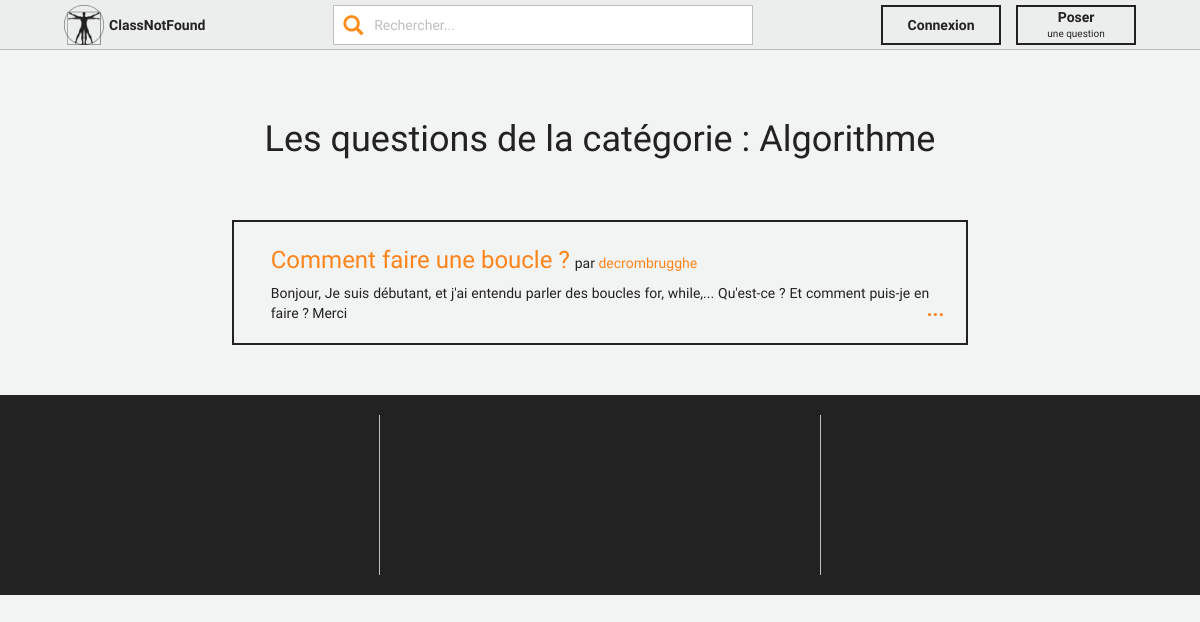
/category/algorithme, run on the app's committed database.
### tables this page shows
CREATE TABLE `categories` (
  `category_id` int(11) NOT NULL,
  `name` varchar(255) NOT NULL,
  `link_referer` varchar(255) DEFAULT NULL
);

CREATE TABLE `questions` (
  `question_id` int(11) NOT NULL,
  `title` varchar(255) NOT NULL,
  `category_id` int(11) NOT NULL,
  `subject` varchar(255) NOT NULL,
  `creation_date` datetime NOT NULL,
  `state` char(1) NOT NULL DEFAULT 'o' COMMENT '{‘o’, ’s’, ‘d’}',
  `user_id` int(11) NOT NULL,
  `referer_question_id` int(11) DEFAULT NULL,
  `correct_answer_id` int(11) DEFAULT NULL
);

CREATE TABLE `users` (
  `user_id` int(11) NOT NULL,
  `name` varchar(255) NOT NULL,
  `firstname` varchar(255) NOT NULL,
  `username` varchar(255) NOT NULL,
  `email` varchar(255) NOT NULL,
  `passwd` varchar(255) NOT NULL,
  `isLocked` tinyint(4) NOT NULL DEFAULT '0' COMMENT '{0, 1}',
  `isAdmin` tinyint(4) NOT NULL DEFAULT '0' COMMENT '{0, 1}'
);

### models/classes/Db.class.php (called while the page is built, shortened)
<?php
	class Db {
		private $_db;
		private function __construct() {
			$ini_array = parse_ini_file(PATH_MODELS."config.ini", true);
			$config['host'] = $ini_array['db']['host'];
			$config['dbname'] = $ini_array['db']['name'];
			$config['user'] = $ini_array['db']['user'];
			$config['pass'] = $ini_array['db']['passwd'];
			$pdo_options = array(PDO::ATTR_ERRMODE => PDO::ERRMODE_EXCEPTION,
				PDO::MYSQL_ATTR_INIT_COMMAND => 'SET NAMES utf8');
			try {
				$this->_db = new PDO('mysql:host='.$config['host'].';dbname='.$config['dbname'], $config['user'], $config['pass'], $pdo_options);
			} catch (Exception $e) {
				exit('Error : '.$e->getMessage());
			}
		}
		public function getCategory($referer) {
			$request = $this->_db->prepare("SELECT * FROM class_not_found.categories c WHERE c.link_referer = :referer");
			$request->bindValue('referer', $referer, PDO::PARAM_STR);
			$request->execute();
			$cat = $request->fetch();
			return $cat;
		}
		public function getQuestions() {
			$type = func_get_arg(0);
			if (!empty($type)) {
				switch ($type) {
					case "cat":
						$referer = func_get_arg(1);
						$request = $this->_db->prepare("SELECT q.question_id, q.title, q.subject, u.username
							FROM class_not_found.questions q, class_not_found.categories c, class_not_found.users u
							WHERE c.link_referer = :referer
							AND c.category_id = q.category_id
							AND u.user_id = q.user_id
							ORDER BY q.creation_date DESC");
						$request->bindValue('referer', $referer, PDO::PARAM_STR);
						break;
				}
			} else {
				$request = $this->_db->prepare("SELECT * FROM class_not_found.questions q ORDER BY q.creation_date DESC");
			}
			$request->execute();
			$quests = $request->fetchAll();
			return $quests;
		}
	}

### models/classes/GlobalFunctions.class.php (called while the page is built, shortened)
<?php
	class GlobalFunctions {
		public function clean($string) {
			$string = strtolower($string);
			$string = str_replace(' ', '-', $string);
			$string = iconv('utf-8','ASCII//IGNORE//TRANSLIT', $string);
			$string = preg_replace('/[^A-Za-z0-9\-]/', '', $string);
			return rtrim($string,"- ");
		}
	}

### views/category.php (the view)
<div id="questions-display">
	<h1>Les questions de la catégorie : <?php echo $this->_category['name']?></h1>
	<div class="questions">
	<?php
		if (empty($questions)) echo "<h3>Aucunes questions pour cette catégorie...</h3>";
		else {
			foreach ($questions as $key => $value) {
				echo '<div class="question">';
					echo '<div>';
						$link = "/question/".$value['question_id']."/".$this->_global['fn']->clean($value['title']);
						echo '<h3><a href="'.$link.'">'.$value['title'].'</a></h3>';
						echo '<span>par <a href="/user/'.$value['username'].'" class="author">'.$value['username'].'</a></span>';
					echo '</div>';
					echo '<p>';
						echo '<span>';
						echo $value['subject'];
						echo '</span>';
					echo '</p>';
				echo '</div>';
			}
		}
	?>
	</div>
</div>

### views/css/menu.css (style rules this page uses)
body { padding: 0; padding-top: 50px; margin: 0; outline: 0 !important; font-family: 'Comfortaa', cursive !important; background: #F2F3F3 !important; user-select: none; }

### views/css/category.css (style rules this page uses)
#categories-display, #questions-display { padding: 50px 5%; color: #222222; width: 100%; display: flex; flex-direction: column; align-items: center; justify-content: center; }
.questions { padding: 0 5%; text-align: justify; }
.question:first-child { margin-top: 50px; }
.question { border: 2px #222222 solid; padding: 5px 5%; margin-top: 25px; }
.question h3 a { color: #ff841b; }
.question p { position: relative; }
.question p span { position: relative; display: inline-block; word-wrap: break-word; overflow: hidden; height: 40px; line-height: 20px; text-align:justify; }
.question p::after { content: "..."; position: absolute; font-size: 20px; right: -15px; bottom: 4px; color: #ff841b; font-weight: bold; }
.question div:nth-child(1) { display: flex; flex-direction: row; align-items: baseline; }
.question div:nth-child(1) > span { margin-left: 5px; }
.question div:nth-child(1) > span > .author { color: #ff841b; }

### data on the page
categories: name "Algorithme"
questions: title "Comment faire une boucle ?", user.username "decrombrugghe", subject "Bonjour, Je suis débutant, et j'ai entendu parler des boucles for, while,... Qu'est-ce ? Et comment puis-je en faire ? Merci"
